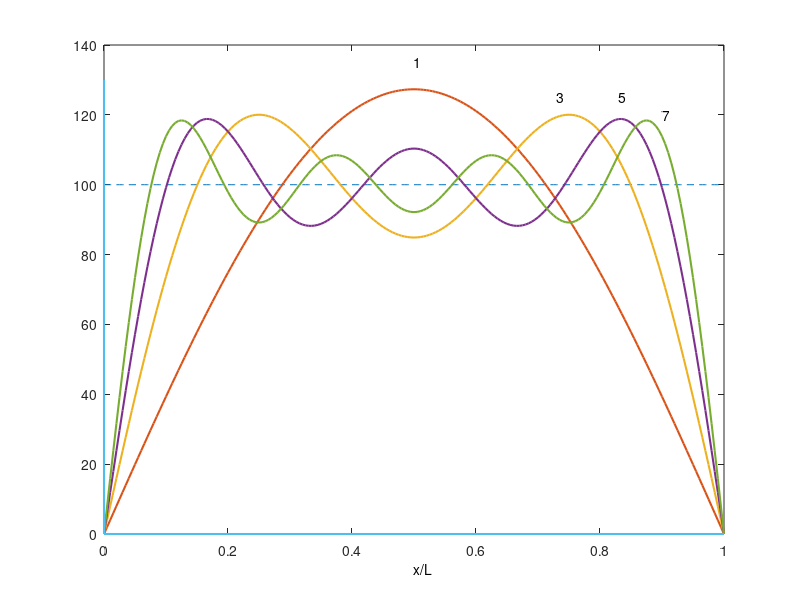

Reproduce this figure in MATLAB.


n=201
m=3
for i=1:m 
 for j=1:n
 x=(j-1)/(n-1);
 C(i,j)=(200/(i*pi))*(1-cos(i*pi))*sin(i*pi*x);
  end
  end
y3=sum(C);


n=201
m=5
for i=1:m 
 for j=1:n
 x=(j-1)/(n-1);
 B(i,j)=(200/(i*pi))*(1-cos(i*pi))*sin(i*pi*x);
  end
  end
y5=sum(B);

n=201
m=7
for i=1:m 
 for j=1:n
 x=(j-1)/(n-1);
 D(i,j)=(200/(i*pi))*(1-cos(i*pi))*sin(i*pi*x);
  end
  end
y7=sum(D);

x1=(0:1/200:1);
y1=(200/pi).*(1-cos(pi)).*sin(pi.*x1);
y2=100+x1-x1;
plot(x1,y2,'--')
hold on

plot(x1,y1,'linewidth',1.5)
plot(x1,y3,'linewidth',1.5)
plot(x1,y5,'linewidth',1.5)
plot(x1,y7,'linewidth',1.5)


q=[0 1];
r=[0 0];
line(q,r,'linewidth',1.5)
q=[0 0];
r=[0 130];
line(q,r,'linewidth',1.5)
text(0.5,-10,'x/L')

text(0.5,135,'1')
text(0.73,125,'3')
text(0.83,125,'5')
text(0.90,120,'7')
hold off
